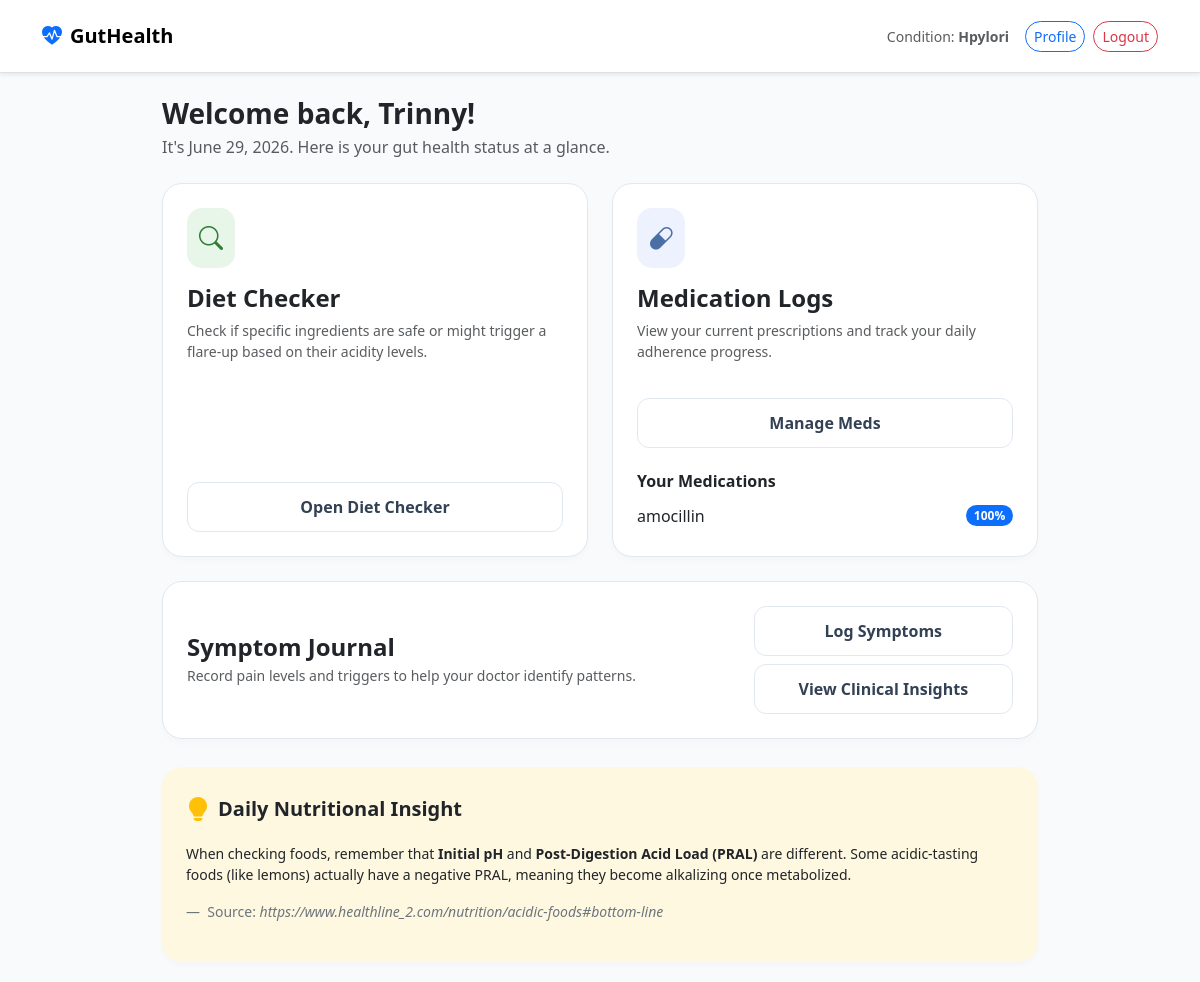
/ (signed in), run on the app's committed database.
### tables this page shows
CREATE TABLE medications (
            id INTEGER PRIMARY KEY AUTOINCREMENT,
            user_id INTEGER,
            name TEXT NOT NULL,
            dosage TEXT,
            time TEXT NOT NULL,
            times_per_day INTEGER DEFAULT 1,
            duration_days INTEGER DEFAULT 14,
            instructions TEXT,
            taken_today INTEGER DEFAULT 0,
            last_taken_date TEXT, total_taken INTEGER DEFAULT 0,
            FOREIGN KEY(user_id) REFERENCES users(id)
        );

### app.py (the view)
@app.route("/")
def home():
    if not is_logged_in():
        return redirect(url_for("login"))
    if is_admin_user():
        return redirect(url_for("admin_dashboard"))
    uid = session["user_id"]
    is_first_visit = session.pop("is_first_visit", False)
    today_str = date.today().isoformat()
    display_date = date.today().strftime("%B %d, %Y")
    with get_db() as conn:
        meals = conn.execute("SELECT COUNT(*) FROM food_logs WHERE user_id = ? AND date(timestamp) = ?", (uid, today_str)).fetchone()[0]
        symptoms_count = conn.execute("SELECT COUNT(*) FROM symptoms WHERE user_id = ? AND date(timestamp) = ?", (uid, today_str)).fetchone()[0]
        meds_data = conn.execute("SELECT times_per_day, duration_days, total_taken FROM medications WHERE user_id = ?", (uid,)).fetchall()
        total_doses = sum(m["times_per_day"] * m["duration_days"] for m in meds_data)
        taken_doses = sum(m["total_taken"] for m in meds_data)
        progress = int((taken_doses / total_doses) * 100) if total_doses > 0 else 0
        meds = conn.execute("SELECT * FROM medications WHERE user_id = ? ORDER BY id DESC", (uid,)).fetchall()
    return render_template("index.html",
                           user_name=session["user_name"],
                           is_first_visit=is_first_visit,
                           current_date=display_date,
                           meals=meals,
                           meds_count=taken_doses,
                           symptoms_count=symptoms_count,
                           progress=progress,
                           meds=meds)

### app.py (called while the page is built)
@contextmanager
def get_db():
    conn = sqlite3.connect(DB_PATH)
    conn.row_factory = sqlite3.Row
    try:
        yield conn
        conn.commit()
    except Exception as e:
        conn.rollback()
        logging.error(f"Database Error: {e}")
        raise
    finally:
        conn.close()

def is_logged_in():
    return "user_id" in session

def is_admin_user():
    return bool(session.get("is_admin", False))

### templates/index.html (shortened to what this page needs)
<!DOCTYPE html>
<html lang="en">
<head>
    <link href="https://cdn.jsdelivr.net/npm/bootstrap@5.3.0/dist/css/bootstrap.min.css" rel="stylesheet">
    <link rel="stylesheet" href="https://cdn.jsdelivr.net/npm/bootstrap-icons@1.10.5/font/bootstrap-icons.css">
</head>
<body>
<nav class="navbar navbar-light bg-white border-bottom py-3 mb-4 shadow-sm">
    <div class="container">
        <a class="navbar-brand d-flex align-items-center fw-bold" href="/">
            <i class="bi bi-heart-pulse-fill text-primary me-2"></i> GutHealth
        </a>
        <div class="d-flex align-items-center">
            <span class="me-3 small text-muted d-none d-md-block">Condition: <strong>{{ session['condition']|capitalize }}</strong></span>
            <a href="{{ url_for('profile') }}" class="btn btn-outline-primary btn-sm rounded-pill me-2">Profile</a>
            <a href="{{ url_for('logout_page') }}" class="btn btn-outline-danger btn-sm rounded-pill">Logout</a>
        </div>
    </div>
</nav>
<div class="container" style="max-width: 900px;">
    <div class="mb-4">
        <h1 class="h3 fw-bold mb-1">
            {% if is_first_visit %}
                Welcome, {{ user_name }}!
            {% else %}
                Welcome back, {{ user_name }}!
            {% endif %}
        </h1>
        <p class="text-muted">It&#39;s {{ current_date }}. Here is your gut health status at a glance.</p>
    </div>
    <div class="row g-4">
        <div class="col-md-6">
            <div class="card p-4 h-100">
                <div class="d-flex justify-content-between mb-3">
                    <div class="feature-icon"><i class="bi bi-search"></i></div>
                </div>
                <h4 class="fw-bold">Diet Checker</h4>
                <p class="text-muted small">Check if specific ingredients are safe or might trigger a flare-up based on their acidity levels.</p>
                <a href="{{ url_for('diet_checker') }}" class="btn-nav mt-auto">Open Diet Checker</a>
            </div>
        </div>
        <div class="col-md-6">
            <div class="card p-4 h-100">
                <div class="d-flex justify-content-between mb-3">
                    <div class="feature-icon" style="color: #4a6fa5; background: #eef2ff;"><i class="bi bi-capsule"></i></div>
                </div>
                <h4 class="fw-bold">Medication Logs</h4>
                <p class="text-muted small">View your current prescriptions and track your daily adherence progress.</p>
                <a href="{{ url_for('view_meds') }}" class="btn-nav mt-auto mb-3">Manage Meds</a>
                {% if meds %}
                <div class="mt-2">
                    <h6 class="fw-bold mb-2">Your Medications</h6>
                    <ul class="list-group list-group-flush">
                        {% for med in meds %}
                            {% set med_total = med.times_per_day * med.duration_days %}
                            {% set med_percent = (med.total_taken / med_total * 100)|int if med_total > 0 else 0 %}
                            <li class="list-group-item d-flex justify-content-between align-items-center px-0 py-1 border-0">
                                <span>{{ med.name }}</span>
                                <span class="badge bg-primary rounded-pill">{{ med_percent }}%</span>
                            </li>
                        {% endfor %}
                    </ul>
                </div>
                {% endif %}
            </div>
        </div>
        <div class="col-md-12">
            <div class="card p-4">
                <div class="row align-items-center">
                    <div class="col-md-8">
                        <h4 class="fw-bold mb-1">Symptom Journal</h4>
                        <p class="text-muted small mb-3 mb-md-0">Record pain levels and triggers to help your doctor identify patterns.</p>
                    </div>
                    <div class="col-md-4 text-md-end">
                        <div class="d-grid gap-2">
                            <a href="{{ url_for('view_symptoms') }}" class="btn-nav">Log Symptoms</a>
                            <a href="{{ url_for('insights') }}" class="btn-nav">View Clinical Insights</a>
                        </div>
                    </div>
                </div>
            </div>
        </div>
    </div>
    <div class="card border-0 p-4 mt-2" style="background-color: #fff8e1;">
        <div class="d-flex align-items-center mb-3">
            <i class="bi bi-lightbulb-fill text-warning me-2 fs-4"></i>
            <h5 class="fw-bold mb-0">Daily Nutritional Insight</h5>
        </div>
        <p class="small text-dark mb-2">
            When checking foods, remember that <strong>Initial pH</strong> and <strong>Post-Digestion Acid Load (PRAL)</strong> are different.
            Some acidic-tasting foods (like lemons) actually have a negative PRAL, meaning they become alkalizing once metabolized.
        </p>
        <footer class="blockquote-footer mt-2">
            Source: <cite title="Source Title">https://www.healthline_2.com/nutrition/acidic-foods#bottom-line</cite>
        </footer>
    </div>
</div>
</body>
</html>

### templates/index.html (style rules this page uses)
:root { --gh-blue: #4a6fa5; --gh-green: #2e7d32; }
body { background-color: #f8fafc; font-family: 'Segoe UI', sans-serif; }
.card { border-radius: 20px; border: 1px solid #e2e8f0; box-shadow: 0 4px 6px rgba(0,0,0,0.02); margin-bottom: 20px; transition: 0.3s; }
.feature-icon { background-color: #e8f5e9; color: var(--gh-green); padding: 12px; border-radius: 15px; font-size: 1.5rem; }
.btn-nav { background-color: white; border: 1px solid #e2e8f0; border-radius: 12px; padding: 12px; font-weight: 600; text-decoration: none; color: #334155; display: block; text-align: center; }

### data on the page
medications: last_taken_date "June 29, 2026", name "amocillin", med_percent "100"

### other printed values
{{ session['condition']|capitalize }} "Hpylori"
{{ user_name }} "Trinny"
